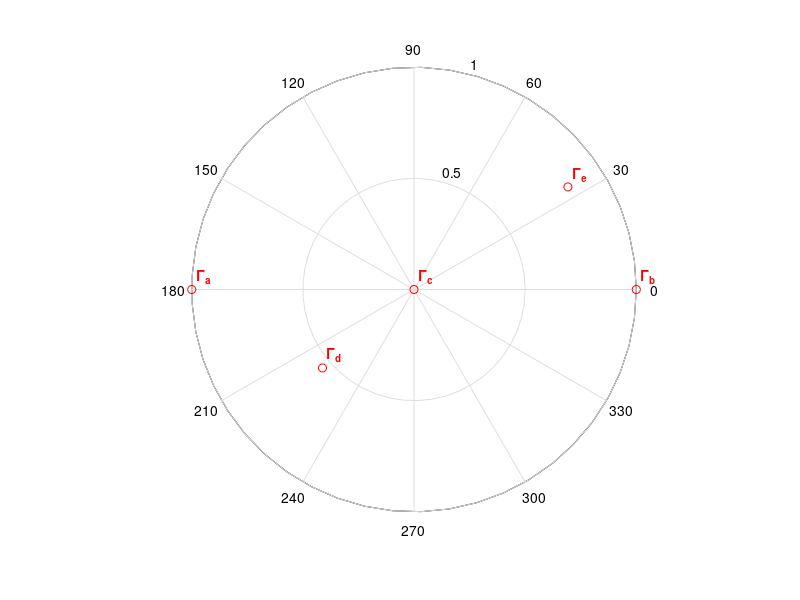

Recreate this plot in MATLAB.
%
%   This file generates the graph for Example 3.1
%   "Reflection coefficient representations" 
% 
%   Copyright (c) 1999 by P.Bretchko and R.Ludwig
%   "RF Circuit Design: Theory and Practice"
%

close all; % close all opened graphs
figure;    % open new graph

Z0=50;     % define 50 Ohm characteristic impedance

% define impedances for this example
Z=[0 1e25 50 16.67-16.67*j 50+150*j];
%      |
%      +----- we use this impedance to represent Z->infinity
%

% compute reflection coefficient for each impedance
Gamma=(Z-Z0)./(Z+Z0)

% plot reflection coefficients in polar form
polar(angle(Gamma),abs(Gamma),'ro');

% annotate the graph
for n=1:length(Z)
   txt=strcat('{\bf\Gamma_',sprintf('%c','a'+n-1),'}');
   text(real(Gamma(n))+0.02, imag(Gamma(n))+0.06, txt,'color',[1 0 0]);
end;

% print -deps 'fig3_1.eps' % if uncommented -> saves a copy of plot in EPS format
